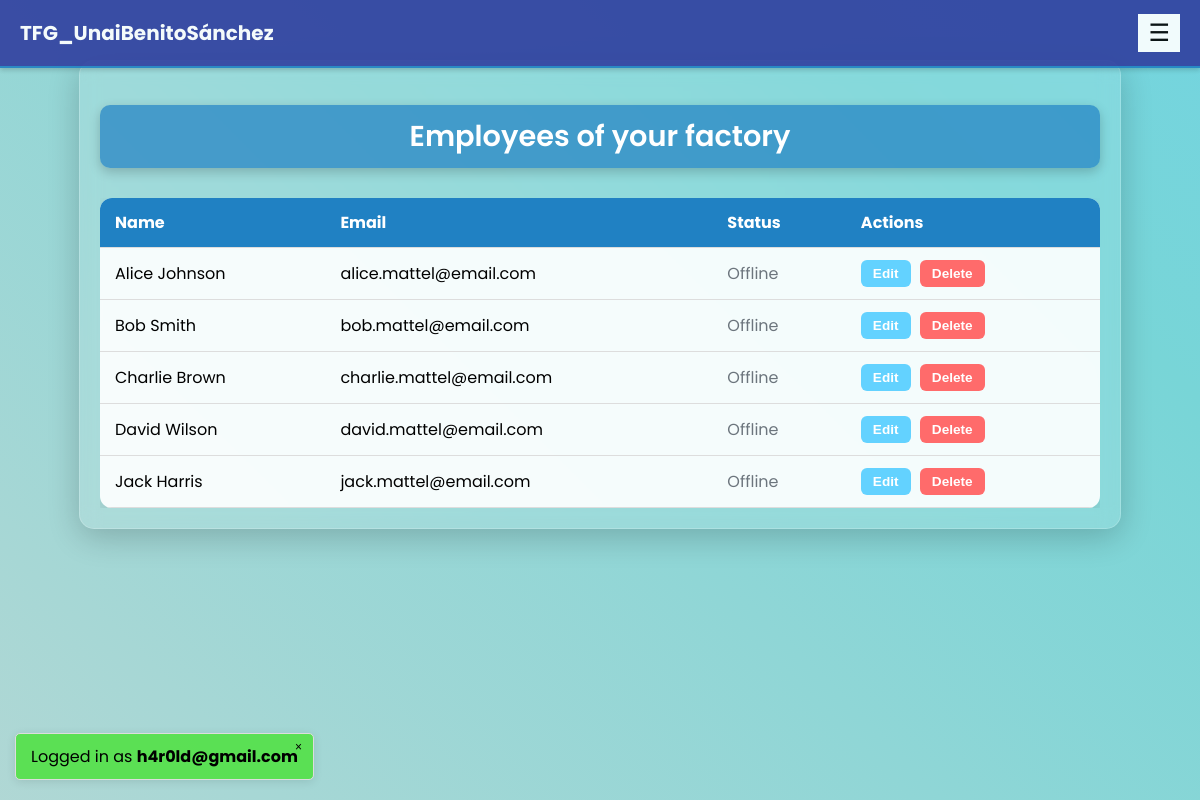
The page /view/employees_table.php (signed in) on the database its author committed.
### tables this page shows
CREATE TABLE IF NOT EXISTS `employee` (
  `id_employee` INT NOT NULL AUTO_INCREMENT,
  `name` VARCHAR(255) NOT NULL,
  `email` VARCHAR(255) NOT NULL UNIQUE,
  `password` VARCHAR(10000) NOT NULL,
  `role` ENUM('worker', 'manager', 'admin') NOT NULL DEFAULT 'worker',
  `is_logged_in` BOOLEAN DEFAULT FALSE,
  PRIMARY KEY (`id_employee`)
);

### view/employees_table.php (the view, shortened to what this page needs)
<?php
require_once '../db_connect.php';
$bossEmail = $_SESSION['user_email'];
try {
    $stmt = $conn->prepare("SELECT id_boss_factory FROM boss WHERE email = :email");
    $stmt->bindParam(':email', $bossEmail);
    $stmt->execute();
    $boss = $stmt->fetch(PDO::FETCH_ASSOC);
    $bossId = $boss['id_boss_factory'];
    $stmt = $conn->prepare("SELECT factory_id_factory FROM factory_boss WHERE boss_id_boss_factory = :boss_id");
    $stmt->bindParam(':boss_id', $bossId);
    $stmt->execute();
    $factoryBoss = $stmt->fetch(PDO::FETCH_ASSOC);
    $factoryId = $factoryBoss['factory_id_factory'];
    $stmt = $conn->prepare("
    SELECT e.id_employee, e.name, e.email, e.role, e.is_logged_in
    FROM employee e
    JOIN factory_employee fe ON e.id_employee = fe.employee_id_employee
    WHERE fe.factory_id_factory = :factory_id
    ORDER BY e.name
    ");
    $stmt->bindParam(':factory_id', $factoryId);
    $stmt->execute();
    $employees = $stmt->fetchAll(PDO::FETCH_ASSOC);
} catch (PDOException $e) {
    die("Database error: " . $e->getMessage());
} catch (Exception $e) {
    die("Error: " . $e->getMessage());
}
?>
<!DOCTYPE html>
<html lang="es">
<head>
    <link rel="stylesheet" href="../css/session.css">
    <link rel="stylesheet" href="../css/employees_table.css">
    <link rel="stylesheet" href="../css/navbar.css">
</head>
<body>
    <nav class="navbar" style="height: 46px;">
        <a class="navbar-brand" href="landing_page.php" style="font-size: 20px">TFG_UnaiBenitoSánchez</a>
        <button class="navbar-toggler" onclick="toggleNavbar()" style="color: black;">☰</button>
    </nav>
    <div class="main-container" style="margin-top: 60px;">
        <?php if (count($employees) > 0): ?>
            <h2 class="table-title">Employees of your factory</h2>
            <div class="table-container">
                <table class="employees-table">
                    <thead>
                        <tr>
                            <th>Name</th>
                            <th>Email</th>
                            <th>Status</th>
                            <th>Actions</th>
                        </tr>
                    </thead>
                    <tbody>
                        <?php foreach ($employees as $employee): ?>
                            <tr <?php echo ($employee['is_logged_in']) ? 'class="active-session"' : ''; ?> data-employee-id="<?php echo $employee['id_employee']; ?>">
                                <td contenteditable="false">
                                    <?php echo htmlspecialchars($employee['name']); ?>
                                </td>
                                <td contenteditable="false"><?php echo htmlspecialchars($employee['email']); ?></td>
                                <td>
                                    <?php if ($employee['is_logged_in']): ?>
                                        <span class="status-active">Online</span>
                                    <?php else: ?>
                                        <span class="status-inactive">Offline</span>
                                    <?php endif; ?>
                                </td>
                                <td>
                                    <button class="edit-btn" onclick="enableEdit(this)">Edit</button>
                                    <button class="delete-btn" onclick="deleteEmployee(<?php echo $employee['id_employee']; ?>, this)">Delete</button>
                                </td>
                            </tr>
                        <?php endforeach; ?>
                    </tbody>
                </table>
            </div>
        <?php else: ?>
            <div class="no-employees">
                <h2>There are no employees on this factory.</h2>
            </div>
        <?php endif; ?>
    </div>
    <?php include './session.php'; ?>
</body>
</html>

### css/employees_table.css (style rules this page uses)
html, body { margin: 0; padding: 0; min-height: 100vh; width: 100%; overflow-x: hidden; }
body { background: linear-gradient(45deg, #F7F9F9, #BED8D4, #78D5D7, #63D2FF, #2081C3); background-size: 400% 400%; background-attachment: fixed; animation: gradientBG 15s ease infinite; font-family: 'Poppins', sans-serif; position: relative; }
.navbar { position: fixed; top: 0; left: 0; right: 0; z-index: 1000; height: 46px; background-color: rgb(48, 63, 159); box-shadow: 0 2px 10px rgba(0, 0, 0, 0.2); display: flex; align-items: center; padding: 0 20px; transition: all 0.3s ease; }
.navbar-brand { color: white; text-decoration: none; font-weight: 500; font-size: 1rem; }
@media (min-width: 992px) { .navbar-toggler { display: none; } }
.main-container { max-width: 1000px; margin: 60px auto 30px; padding: 20px; background-color: rgba(255, 255, 255, 0.1); backdrop-filter: blur(10px); border-radius: 15px; box-shadow: 0 8px 32px rgba(0, 0, 0, 0.2); border: 1px solid rgba(255, 255, 255, 0.2); position: relative; z-index: 1; }
.table-container { overflow-x: auto; margin-top: 30px; }
.employees-table { width: 100%; border-collapse: collapse; background-color: rgba(255, 255, 255, 0.9); border-radius: 12px; overflow: hidden; box-shadow: 0 8px 20px rgba(0, 0, 0, 0.1); }
.employees-table thead { background-color: #2081C3; color: #fff; font-weight: 600; }
.employees-table th, .employees-table td { padding: 12px 15px; text-align: left; border-bottom: 1px solid #ddd; }
.employees-table .edit-btn, .employees-table .delete-btn, .employees-table .save-btn { padding: 6px 12px; border: none; border-radius: 6px; font-weight: 600; cursor: pointer; margin-right: 5px; font-size: 0.85rem; }
.employees-table .edit-btn { background-color: #63D2FF; color: white; }
.employees-table .delete-btn { background-color: #FF6B6B; color: white; }
.table-title { text-align: center; font-size: 1.8rem; font-weight: 600; color: #ffffff; margin-bottom: 20px; background-color: rgba(32, 129, 195, 0.7); padding: 10px 20px; border-radius: 10px; box-shadow: 0 4px 12px rgba(0, 0, 0, 0.2); }
.status-inactive { color: #6c757d; }

### css/navbar.css (style rules this page uses)
.navbar { background-color: #303f9f; opacity: 0.9; z-index: 1000; display: flex; justify-content: space-between; align-items: center; padding: 10px 20px; flex-wrap: wrap; box-shadow: 0 2px 5px rgba(0, 0, 0, 0.2); border-bottom: 2px solid #2081C3; }
.navbar-brand { color: #fff; text-decoration: none; font-size: 24px; font-weight: bold; }
.navbar-toggler { display: none; background-color: #fff; border: none; padding: 5px 10px; cursor: pointer; font-size: 24px; }
@media (max-width: 1420px) { .navbar-toggler { display: block; } }

### rows shown on the page
employee: name "Alice Johnson", email "alice.mattel@email.com", is_logged_in "Offline"
employee: name "Bob Smith", email "bob.mattel@email.com", is_logged_in "Offline"
employee: name "Charlie Brown", email "charlie.mattel@email.com", is_logged_in "Offline"
employee: name "David Wilson", email "david.mattel@email.com", is_logged_in "Offline"
employee: name "Jack Harris", email "jack.mattel@email.com", is_logged_in "Offline"
